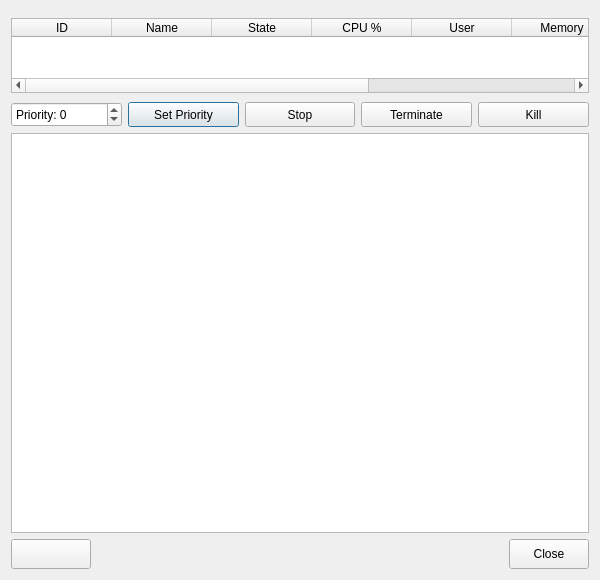
<?xml version="1.0" encoding="UTF-8"?>
<ui version="4.0">
 <class>Visualiser</class>
 <widget class="QDialog" name="Visualiser">
  <property name="enabled">
   <bool>true</bool>
  </property>
  <property name="geometry">
   <rect>
    <x>0</x>
    <y>0</y>
    <width>600</width>
    <height>580</height>
   </rect>
  </property>
  <property name="sizePolicy">
   <sizepolicy hsizetype="MinimumExpanding" vsizetype="MinimumExpanding">
    <horstretch>0</horstretch>
    <verstretch>0</verstretch>
   </sizepolicy>
  </property>
  <property name="minimumSize">
   <size>
    <width>600</width>
    <height>580</height>
   </size>
  </property>
  <property name="windowTitle">
   <string>Process View</string>
  </property>
  <property name="windowIcon">
   <iconset resource="../resources/images.qrc">
    <normaloff>:/resources/img/icon.png</normaloff>:/resources/img/icon.png</iconset>
  </property>
  <property name="autoFillBackground">
   <bool>false</bool>
  </property>
  <layout class="QVBoxLayout" name="verticalLayout">
   <item>
    <widget class="QTableWidget" name="infoTable">
     <property name="enabled">
      <bool>true</bool>
     </property>
     <property name="sizePolicy">
      <sizepolicy hsizetype="Expanding" vsizetype="Fixed">
       <horstretch>0</horstretch>
       <verstretch>0</verstretch>
      </sizepolicy>
     </property>
     <property name="minimumSize">
      <size>
       <width>520</width>
       <height>75</height>
      </size>
     </property>
     <property name="maximumSize">
      <size>
       <width>16777215</width>
       <height>60</height>
      </size>
     </property>
     <property name="frameShape">
      <enum>QFrame::StyledPanel</enum>
     </property>
     <property name="frameShadow">
      <enum>QFrame::Sunken</enum>
     </property>
     <property name="verticalScrollBarPolicy">
      <enum>Qt::ScrollBarAlwaysOff</enum>
     </property>
     <property name="horizontalScrollBarPolicy">
      <enum>Qt::ScrollBarAsNeeded</enum>
     </property>
     <property name="selectionMode">
      <enum>QAbstractItemView::NoSelection</enum>
     </property>
     <property name="showGrid">
      <bool>false</bool>
     </property>
     <property name="wordWrap">
      <bool>false</bool>
     </property>
     <property name="rowCount">
      <number>1</number>
     </property>
     <property name="columnCount">
      <number>8</number>
     </property>
     <attribute name="horizontalHeaderMinimumSectionSize">
      <number>40</number>
     </attribute>
     <attribute name="horizontalHeaderStretchLastSection">
      <bool>true</bool>
     </attribute>
     <attribute name="verticalHeaderVisible">
      <bool>false</bool>
     </attribute>
     <row/>
     <column>
      <property name="text">
       <string>ID</string>
      </property>
      <property name="toolTip">
       <string>A task's Process ID is a unique number used to identify it.</string>
      </property>
     </column>
     <column>
      <property name="text">
       <string>Name</string>
      </property>
      <property name="toolTip">
       <string>The command name associated with the process.</string>
      </property>
     </column>
     <column>
      <property name="text">
       <string>State</string>
      </property>
      <property name="toolTip">
       <string>Information regarding the current status of the process.</string>
      </property>
     </column>
     <column>
      <property name="text">
       <string>CPU %</string>
      </property>
      <property name="toolTip">
       <string>Percentage of processor resources this task is currently using. This is an overall figure for all CPUs.</string>
      </property>
     </column>
     <column>
      <property name="text">
       <string>User</string>
      </property>
      <property name="toolTip">
       <string>Username of the owner of the process.</string>
      </property>
     </column>
     <column>
      <property name="text">
       <string>Memory</string>
      </property>
      <property name="toolTip">
       <string>The sum of virtual memory allocated to the task. This memory may be shared.</string>
      </property>
     </column>
     <column>
      <property name="text">
       <string>Parent</string>
      </property>
      <property name="toolTip">
       <string>ID of this task's parent process.</string>
      </property>
     </column>
     <column>
      <property name="text">
       <string>Threads</string>
      </property>
      <property name="toolTip">
       <string>Number of logical threads created by this application.</string>
      </property>
     </column>
    </widget>
   </item>
   <item>
    <spacer name="verticalSpacer">
     <property name="orientation">
      <enum>Qt::Vertical</enum>
     </property>
     <property name="sizeType">
      <enum>QSizePolicy::Maximum</enum>
     </property>
     <property name="sizeHint" stdset="0">
      <size>
       <width>20</width>
       <height>10</height>
      </size>
     </property>
    </spacer>
   </item>
   <item>
    <layout class="QHBoxLayout" name="controlPanel">
     <item>
      <widget class="QSpinBox" name="priorityBox">
       <property name="minimumSize">
        <size>
         <width>0</width>
         <height>25</height>
        </size>
       </property>
       <property name="prefix">
        <string extracomment="Nice">Priority: </string>
       </property>
       <property name="minimum">
        <number>-20</number>
       </property>
       <property name="maximum">
        <number>20</number>
       </property>
      </widget>
     </item>
     <item>
      <widget class="QPushButton" name="priorityButton">
       <property name="minimumSize">
        <size>
         <width>0</width>
         <height>25</height>
        </size>
       </property>
       <property name="text">
        <string>Set Priority</string>
       </property>
      </widget>
     </item>
     <item>
      <widget class="QPushButton" name="stopButton">
       <property name="minimumSize">
        <size>
         <width>0</width>
         <height>25</height>
        </size>
       </property>
       <property name="text">
        <string>Stop</string>
       </property>
      </widget>
     </item>
     <item>
      <widget class="QPushButton" name="endButton">
       <property name="minimumSize">
        <size>
         <width>0</width>
         <height>25</height>
        </size>
       </property>
       <property name="text">
        <string>Terminate</string>
       </property>
      </widget>
     </item>
     <item>
      <widget class="QPushButton" name="killButton">
       <property name="minimumSize">
        <size>
         <width>0</width>
         <height>25</height>
        </size>
       </property>
       <property name="text">
        <string>Kill</string>
       </property>
      </widget>
     </item>
    </layout>
   </item>
   <item>
    <widget class="QGraphicsView" name="graphicsView">
     <property name="sizePolicy">
      <sizepolicy hsizetype="MinimumExpanding" vsizetype="MinimumExpanding">
       <horstretch>0</horstretch>
       <verstretch>0</verstretch>
      </sizepolicy>
     </property>
     <property name="minimumSize">
      <size>
       <width>520</width>
       <height>400</height>
      </size>
     </property>
     <property name="verticalScrollBarPolicy">
      <enum>Qt::ScrollBarAlwaysOff</enum>
     </property>
     <property name="horizontalScrollBarPolicy">
      <enum>Qt::ScrollBarAlwaysOff</enum>
     </property>
     <property name="viewportUpdateMode">
      <enum>QGraphicsView::MinimalViewportUpdate</enum>
     </property>
    </widget>
   </item>
   <item>
    <layout class="QHBoxLayout" name="horizontalLayout">
     <item>
      <widget class="QPushButton" name="recordOrPlayAgainButton">
       <property name="minimumSize">
        <size>
         <width>80</width>
         <height>30</height>
        </size>
       </property>
       <property name="text">
        <string/>
       </property>
      </widget>
     </item>
     <item>
      <widget class="QLabel" name="timeStamp">
       <property name="enabled">
        <bool>true</bool>
       </property>
       <property name="minimumSize">
        <size>
         <width>150</width>
         <height>0</height>
        </size>
       </property>
       <property name="text">
        <string/>
       </property>
      </widget>
     </item>
     <item>
      <spacer name="horizontalSpacer">
       <property name="orientation">
        <enum>Qt::Horizontal</enum>
       </property>
       <property name="sizeHint" stdset="0">
        <size>
         <width>40</width>
         <height>20</height>
        </size>
       </property>
      </spacer>
     </item>
     <item>
      <widget class="QPushButton" name="closeButton">
       <property name="minimumSize">
        <size>
         <width>80</width>
         <height>30</height>
        </size>
       </property>
       <property name="text">
        <string>Close</string>
       </property>
      </widget>
     </item>
    </layout>
   </item>
  </layout>
 </widget>
 <resources>
  <include location="../resources/images.qrc"/>
 </resources>
 <connections/>
</ui>
